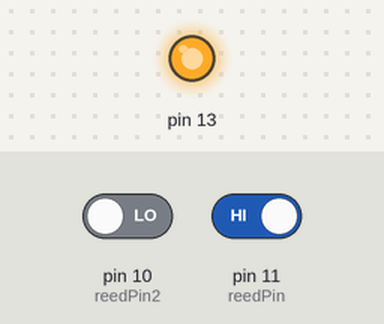
Bench run of a sketch on a simulated Arduino Uno, built with avr-gcc and run on an emulated ATmega328P. Shown: output pins drawn as LEDs (lit = HIGH). The test bench sets the inputs (shaded band); at power-on: pin 10 (reedPin2) LOW, pin 11 (reedPin) HIGH.

Above: at 1.2 s.
1.3 s: pin 10 (reedPin2) driven HIGH
At 1.8 s:
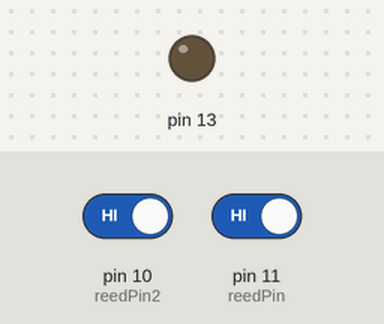
2.8 s: pin 10 (reedPin2) driven LOW
At 4.1 s:
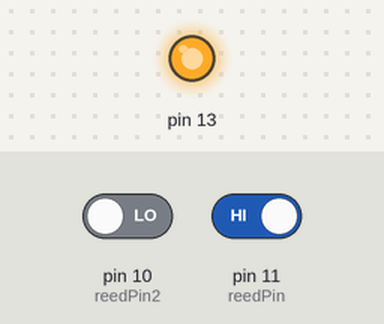
Timing chart, 0 to 5.8 s (numbered marks = the images above; inputs shaded):
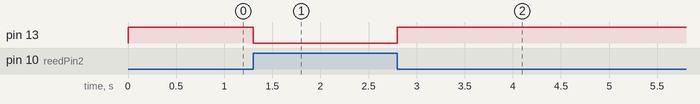

The sketch:

reedSwitchTest.ino
```cpp
#define reedPin 11
#define reedPin2 10
#define NEUTRAL 1479

#include <Servo.h>

Servo ESC;

void setup() {
  // put your setup code here, to run once:
  pinMode(reedPin, INPUT);
  pinMode(reedPin2, INPUT);
  pinMode(13, OUTPUT);

}

void loop() {
  // put your main code here, to run repeatedly:
  if (digitalRead(reedPin) == LOW){
     digitalWrite(13, HIGH);
  }
  else if (digitalRead(reedPin2) == LOW){
     digitalWrite(13, HIGH);
  }
  else
    digitalWrite(13, LOW);
}
```

Measured:
- after the input at 1.3 s, pin 13: HIGH → LOW at once
- after the input at 2.8 s, pin 13: LOW → HIGH at once
